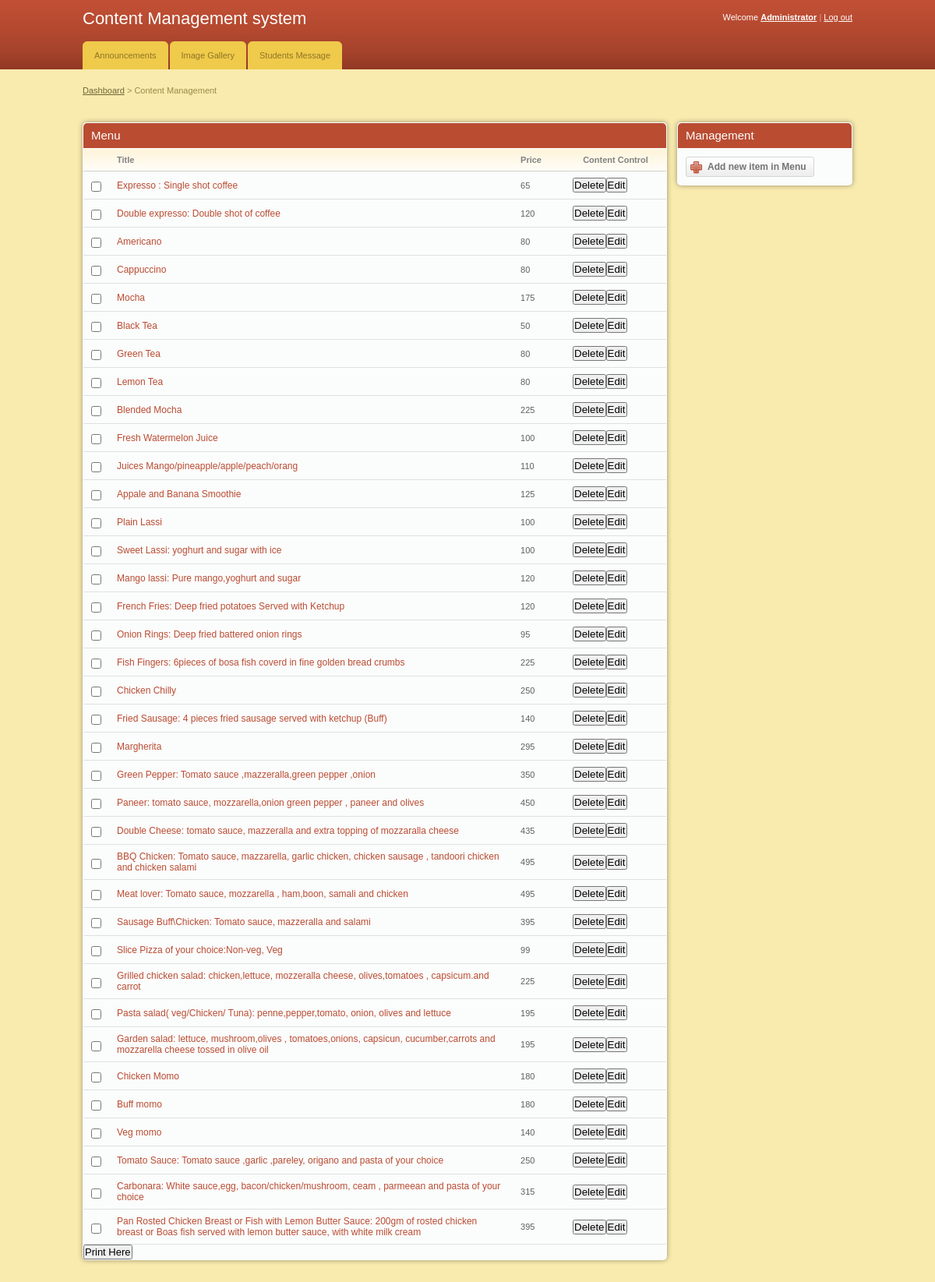
Before: / with the older database file.
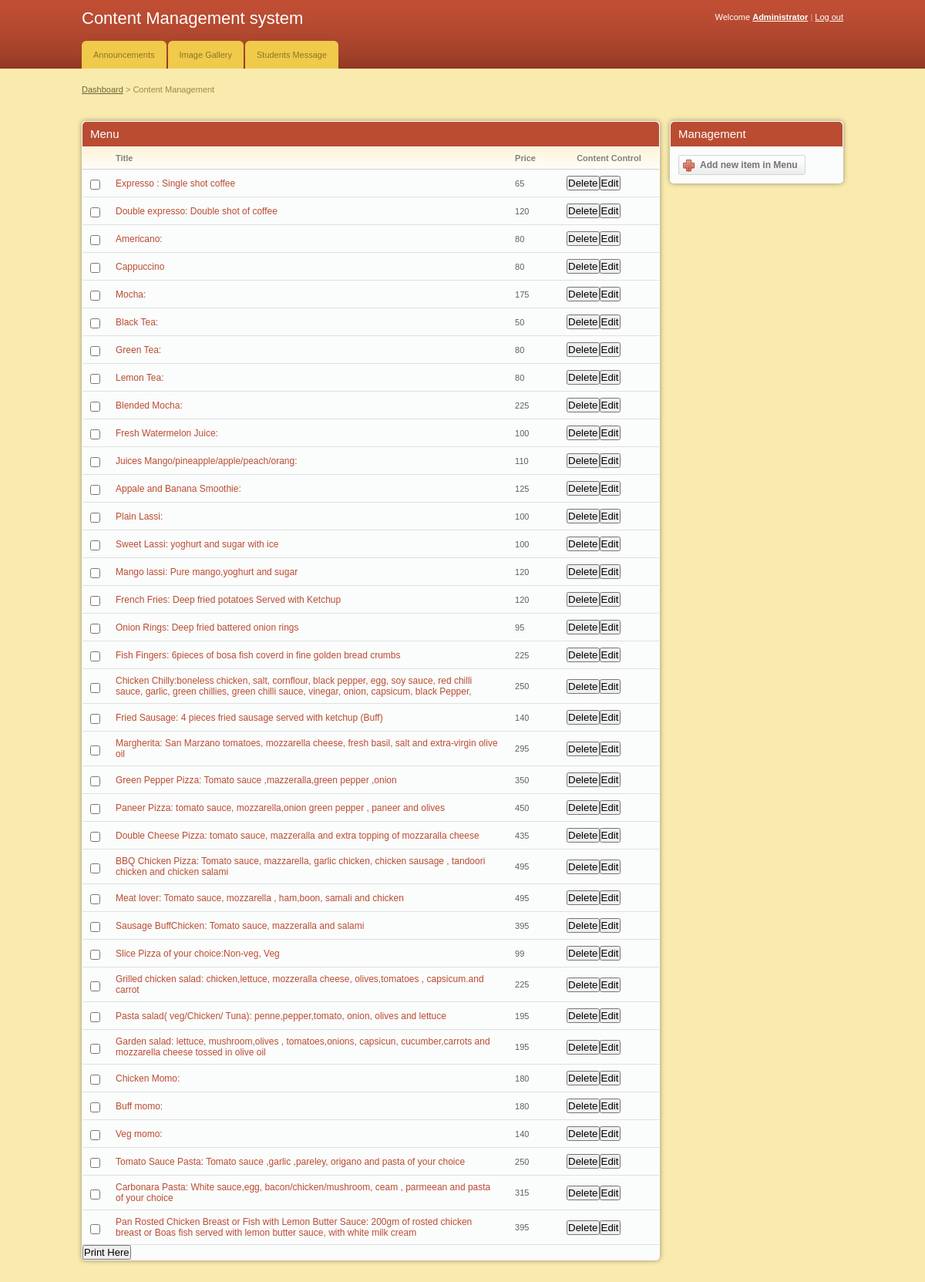
After: the same page with the newer database file.
### tables this page shows
CREATE TABLE `menu` (
  `id` int(11) NOT NULL,
  `item_name` text,
  `price` int(11) NOT NULL,
  `category` int(11) NOT NULL,
  `image` text NOT NULL
);

### index.php (the view, shortened to what this page needs)
<!DOCTYPE html PUBLIC "-//W3C//DTD XHTML 1.0 Transitional//EN" "http://www.w3.org/TR/xhtml1/DTD/xhtml1-transitional.dtd">
<html xmlns="http://www.w3.org/1999/xhtml">
<head>
	<link rel="stylesheet" href="css/style.css" type="text/css" media="all" />
</head>
<body>
<div id="header">
	<div class="shell">
		<?php
			include 'menu.php';
		?>
		</div>
	</div>
<div id="container">
	<div class="shell">
		<div class="small-nav">
			<a href="index.php">Dashboard</a>
			<span>&gt;</span>
			Content Management
		</div>
		<br />
		<div id="main">
			<div id="content">
				<div class="box">
					<div class="box-head">
						<h2 class="left">Menu</h2>
					</div>
					<div class="table">
						<table width="100%" border="0" cellspacing="0" cellpadding="0">
							<tr>
								<th width="13"></th>
								<th>Title</th>
								<th>Price</th>
								<th></th>
								<th width="110" class="ac">Content Control</th>
							</tr>
							<?php
								include 'database.php';
								$select = "SELECT * FROM menu ";
								$result = $conn->query($select);
								while($row = $result->fetch_assoc()){
							?>
							<tr>
								<td><input type="checkbox" class="checkbox" /></td>
								<td><h3><a href="#"><?php echo $row['item_name'] ?></a></h3></td>
								<td><?php echo $row['price'] ?></td>
								<td></td>
								<td><button onclick="sure(<?php echo $row['id'];?>)" class="ico del">Delete</button><button onclick="edit(<?php echo $row['id'];?>)" class="ico edit">Edit</button></td>
							</tr>
							<?php
								}
							?>
						</table>
					</div>
					<h2><input type="submit" onclick="window.print()" value="Print Here" /></h2>
				</div>
			</div>
			<div id="sidebar">
				<div class="box">
					<div class="box-head">
						<h2>Management</h2>
					</div>
					<div class="box-content">
						<a href="add_notice.php" class="add-button"><span>Add new item in Menu</span></a>
					</div>
				</div>
			</div>
		</div>
	</div>
</div>
</body>
</html>

### menu.php (shortened to what this page needs)
<div id="top">
			<h1><a href="#">Content Management system</a></h1>
			<div id="top-navigation">
				Welcome <a href="#"><strong>Administrator</strong></a>
				<span>|</span>
				<a href="logout.php">Log out</a>
			</div>
		</div>
<div id="navigation">
			<ul>
			    <li><a href="index.php"><span>Announcements</span></a></li>
			    <li><a href="Image.php"><span>Image Gallery</span></a></li>
				<li><a href="message.php"><span>Students Message</span></a></li>
			</ul>
		</div>

### css/style.css (style rules this page uses)
* { padding:0; margin:0; outline:0; }
body { background:#f9ebae; font-family: Verdana, sans-serif; font-size:11px; line-height:14px; color:#5e5e5e; }
input, textarea, select { font-family: Verdana, sans-serif; font-size:13px; }
.checkbox { width:13px; height:13px; vertical-align:top; position:relative; top:2px; }
a { color:#ba4c32; text-decoration: underline; cursor:pointer; }
.left, .alignleft { float:left; display:inline; }
.ac { text-align: center !important; }
h1 { font-size:22px; line-height:24px; color:#fff; font-weight: normal; }
h1 a { color:#fff; text-decoration: none; }
h2 { font-size:15px; font-weight: normal; }
h3 { font-size:12px; line-height:14px; font-weight: normal; }
h3 a { text-decoration: none; }
.shell { width:988px; margin:0 auto; }
#header { height:89px; background:url(images/header.gif); white-space:nowrap; }
#header h1 { float:left; display:inline; padding-top:12px; }
#top-navigation { float:right; white-space:nowrap; color:#fff; padding-top:15px; }
#top-navigation a { color:#fff; }
#top-navigation span { color:#dca598; }
#top { height:53px; }
#navigation { height:36px; }
#navigation ul { list-style-type: none; }
#navigation ul li { float:left; display:inline; margin-right:2px; }
#navigation ul li a, #navigation ul li a span { float:left; height:36px; background:url(images/tab.gif) no-repeat 0 0; padding:0 0 0 15px; }
#navigation ul li a span { background-position:right 0; padding:0 15px 0 0; }
#navigation ul li a { line-height:36px; color:#907525; text-decoration: none; }
#container { padding:20px 0; }
.small-nav { color:#978b48; padding-bottom:20px; }
.small-nav a { color:#6f6636; }
#content { float:left; width:750px; }
#sidebar { float:right; width:225px; }
.table th { background:#fffdfa url(images/th.gif) repeat-x 0 0; color:#818181; text-align: left; padding:7px 10px; border-bottom:solid 1px #d2d1cb; }
.table td { background:#fbfcfc; border-bottom:solid 1px #e0e0e0; padding:8px 10px; }
.box { background:#fbfcfc; height:100%; padding:1px; margin-bottom:20px; }
.box-head { background:#ba4c32; height:32px; color:#fff; padding: 0 10px; line-height:32px; white-space:nowrap; border-bottom:solid 1px #fff; }
.box-content { padding:10px; }
.add-button, .add-button span { float:left; height:26px; background:url(images/add-button.gif) no-repeat 0 0; padding:0 0 0 28px; }
.add-button span { background-position:right 0; padding:0 10px 0 0; }
.add-button { font-weight: bold; font-size:12px; color:#747474; text-decoration: none; line-height:26px; }
.box { -moz-border-radius:5px; -webkit-border-radius:5px; -moz-box-shadow: 0 0 6px #978f6c; -webkit-box-shadow: 0 0 6px #978f6c; }
.box-head { -moz-border-radius-topleft:5px; -moz-border-radius-topright:5px; -webkit-border-top-left-radius:5px; -webkit-border-top-right-radius:5px; }

Changed rows visible on the page:
changed menu: item_name "Americano" → "Americano:"
changed menu: item_name "Mocha" → "Mocha:"
changed menu: item_name "Black Tea" → "Black Tea:"
changed menu: item_name "Green Tea" → "Green Tea:"
changed menu: item_name "Lemon Tea" → "Lemon Tea:"
changed menu: item_name "Blended Mocha" → "Blended Mocha:"
changed menu: item_name "Fresh Watermelon Juice" → "Fresh Watermelon Juice:"
changed menu: item_name "Juices Mango/pineapple/apple/peach/orang" → "Juices Mango/pineapple/apple/peach/orang:"
changed menu: item_name "Appale and Banana Smoothie" → "Appale and Banana Smoothie:"
changed menu: item_name "Plain Lassi" → "Plain Lassi:"
changed menu: item_name "Chicken Chilly" → "Chicken Chilly:boneless chicken, salt, cornflour, black pepper, egg, soy sauce, red chilli sauce, garlic, green chillies, green chilli sauce, vinegar, onion, capsicum, black Pepper,"
changed menu: item_name "Margherita" → "Margherita: San Marzano tomatoes, mozzarella cheese, fresh basil, salt and extra-virgin olive oil"
changed menu: item_name "Green Pepper: Tomato sauce ,mazzeralla,green pepper ,onion" → "Green Pepper Pizza: Tomato sauce ,mazzeralla,green pepper ,onion"
changed menu: item_name "Paneer: tomato sauce, mozzarella,onion green pepper , paneer and olives" → "Paneer Pizza: tomato sauce, mozzarella,onion green pepper , paneer and olives"
changed menu: item_name "Double Cheese: tomato sauce, mazzeralla and extra topping of mozzaralla cheese" → "Double Cheese Pizza: tomato sauce, mazzeralla and extra topping of mozzaralla cheese"
changed menu: item_name "BBQ Chicken: Tomato sauce, mazzarella, garlic chicken, chicken sausage , tandoori chicken and chicken salami" → "BBQ Chicken Pizza: Tomato sauce, mazzarella, garlic chicken, chicken sausage , tandoori chicken and chicken salami"
changed menu: item_name "Sausage Buff\\Chicken: Tomato sauce, mazzeralla and salami" → "Sausage BuffChicken: Tomato sauce, mazzeralla and salami"
changed menu: item_name "Chicken Momo" → "Chicken Momo:"
changed menu: item_name "Buff momo" → "Buff momo:"
changed menu: item_name "Veg momo" → "Veg momo:"
changed menu: item_name "Tomato Sauce: Tomato sauce ,garlic ,pareley, origano and pasta of your choice" → "Tomato Sauce Pasta: Tomato sauce ,garlic ,pareley, origano and pasta of your choice"
changed menu: item_name "Carbonara: White sauce,egg, bacon/chicken/mushroom, ceam , parmeean and pasta of your choice" → "Carbonara Pasta: White sauce,egg, bacon/chicken/mushroom, ceam , parmeean and pasta of your choice"
